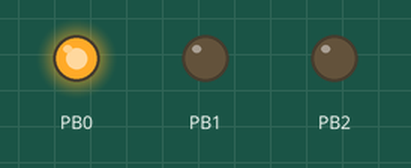
A program run on a simulated ATmega328P, built with avr-gcc and emulated at 1 MHz (the files do not name the chip). On the bench: output pins drawn as LEDs (lit = HIGH).

Above: at 1.0 s.
At 3.0 s:
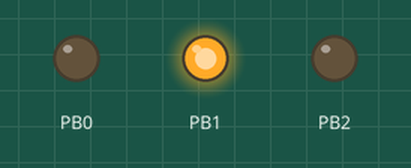
At 5.0 s:
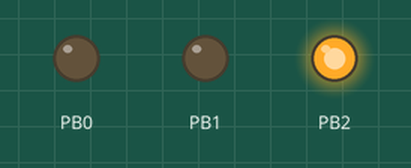
Timing chart, 0 to 7.8 s (numbered marks = the images above):
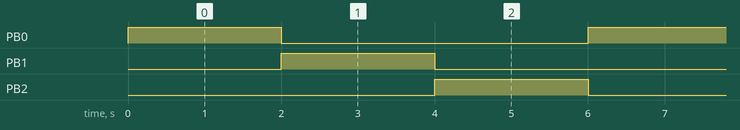

The program:

main.c
```c
// (licence header left out)
#include <avr/io.h>
#define F_CPU 1000000UL
#include <util/delay.h>

int main(void)
{
    DDRB |= 1 << PINB0;
    DDRB |= 1 << PINB1;
    DDRB |= 1 << PINB2;

    PORTB &= ~(1 << PINB0);
    PORTB &= ~(1 << PINB1);
    PORTB &= ~(1 << PINB2);

    for(;;){
        PORTB ^= 1 << PINB0;
        _delay_ms(2000);
        PORTB ^= 1 << PINB0;
        PORTB ^= 1 << PINB1;
        _delay_ms(2000);
        PORTB ^= 1 << PINB1;
        PORTB ^= 1 << PINB2;
        _delay_ms(2000);
        PORTB ^= 1 << PINB2;
    }
    return 0;   /* never reached */
}
```

Measured:
- by itself, PB0–2: alternates HIGH for 2.0 s and LOW for 4.0 s
- by itself, everything shown: repeats every 6.0 s, in 3 steps
